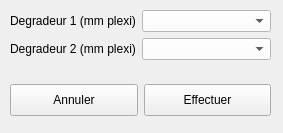
<?xml version="1.0" encoding="UTF-8"?>
<ui version="4.0">
 <class>ChangeDegradeurDialog</class>
 <widget class="QWidget" name="ChangeDegradeurDialog">
  <property name="geometry">
   <rect>
    <x>0</x>
    <y>0</y>
    <width>283</width>
    <height>133</height>
   </rect>
  </property>
  <property name="windowTitle">
   <string>Change degradeur(s)</string>
  </property>
  <property name="styleSheet">
   <string notr="true"/>
  </property>
  <widget class="QWidget" name="formLayoutWidget_4">
   <property name="geometry">
    <rect>
     <x>10</x>
     <y>10</y>
     <width>261</width>
     <height>58</height>
    </rect>
   </property>
   <layout class="QFormLayout" name="FormLayout">
    <item row="0" column="0">
     <widget class="QLabel" name="degradeur1Label">
      <property name="text">
       <string>Degradeur 1 (mm plexi)</string>
      </property>
     </widget>
    </item>
    <item row="0" column="1">
     <widget class="QComboBox" name="degradeur1ComboBox">
      <property name="styleSheet">
       <string notr="true">QComboBox 
{
background: white;
}

QComboBox QAbstractItemView 
{
background-color: white;
selection-color: dark-grey;
}</string>
      </property>
     </widget>
    </item>
    <item row="1" column="0">
     <widget class="QLabel" name="degradeur2Label">
      <property name="text">
       <string>Degradeur 2 (mm plexi)</string>
      </property>
     </widget>
    </item>
    <item row="1" column="1">
     <widget class="QComboBox" name="degradeur2ComboBox">
      <property name="styleSheet">
       <string notr="true">QComboBox 
{
background: white;
}

QComboBox QAbstractItemView 
{
background-color: white;
selection-color: dark-grey;
}</string>
      </property>
     </widget>
    </item>
   </layout>
  </widget>
  <widget class="QWidget" name="horizontalLayoutWidget">
   <property name="geometry">
    <rect>
     <x>10</x>
     <y>80</y>
     <width>261</width>
     <height>41</height>
    </rect>
   </property>
   <layout class="QHBoxLayout" name="horizontalLayout">
    <item>
     <widget class="QPushButton" name="cancelPushButton">
      <property name="minimumSize">
       <size>
        <width>0</width>
        <height>32</height>
       </size>
      </property>
      <property name="text">
       <string>Annuler</string>
      </property>
     </widget>
    </item>
    <item>
     <widget class="QPushButton" name="updatePushButton">
      <property name="minimumSize">
       <size>
        <width>0</width>
        <height>32</height>
       </size>
      </property>
      <property name="text">
       <string>Effectuer</string>
      </property>
     </widget>
    </item>
   </layout>
  </widget>
 </widget>
 <resources/>
 <connections/>
</ui>
